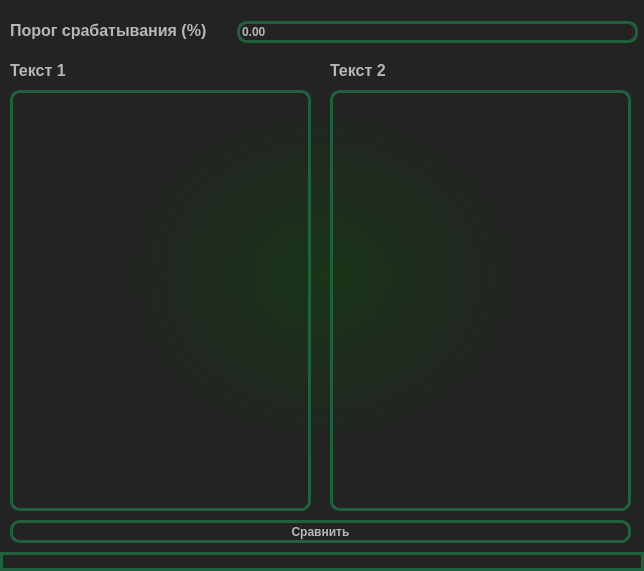
<?xml version="1.0" encoding="UTF-8"?>
<ui version="4.0">
 <class>MainWindow</class>
 <widget class="QMainWindow" name="MainWindow">
  <property name="geometry">
   <rect>
    <x>0</x>
    <y>0</y>
    <width>644</width>
    <height>571</height>
   </rect>
  </property>
  <property name="windowTitle">
   <string>Антиплагиат</string>
  </property>
  <property name="styleSheet">
   <string notr="true">background-color: qradialgradient(spread:pad, cx:0.5, cy:0.5, radius:0.5, fx:0.5, fy:0.5, stop:0 rgba(26, 53, 24, 255), stop:0.663158 rgba(35, 35, 35, 255));</string>
  </property>
  <widget class="QWidget" name="centralwidget">
   <widget class="QLabel" name="text1_label">
    <property name="geometry">
     <rect>
      <x>10</x>
      <y>60</y>
      <width>91</width>
      <height>21</height>
     </rect>
    </property>
    <property name="font">
     <font>
      <pointsize>12</pointsize>
      <weight>75</weight>
      <bold>true</bold>
     </font>
    </property>
    <property name="styleSheet">
     <string notr="true">background-color: none;
color: #b7b7b7</string>
    </property>
    <property name="text">
     <string>Текст 1</string>
    </property>
   </widget>
   <widget class="QPushButton" name="checkBtn">
    <property name="geometry">
     <rect>
      <x>10</x>
      <y>520</y>
      <width>621</width>
      <height>23</height>
     </rect>
    </property>
    <property name="font">
     <font>
      <weight>75</weight>
      <bold>true</bold>
     </font>
    </property>
    <property name="styleSheet">
     <string notr="true">QPushButton{
border: 3px solid #20603D;
border-radius: 10px;
background-color: none;
color: #b7b7b7;;
}
QPushButton:hover{
background-color: #1E5945;
}</string>
    </property>
    <property name="text">
     <string>Сравнить</string>
    </property>
   </widget>
   <widget class="QLabel" name="alert_label">
    <property name="geometry">
     <rect>
      <x>10</x>
      <y>20</y>
      <width>221</width>
      <height>21</height>
     </rect>
    </property>
    <property name="font">
     <font>
      <pointsize>12</pointsize>
      <weight>75</weight>
      <bold>true</bold>
      <underline>false</underline>
     </font>
    </property>
    <property name="styleSheet">
     <string notr="true">background-color: none;
color: #b7b7b7</string>
    </property>
    <property name="text">
     <string>Порог срабатывания (%)</string>
    </property>
   </widget>
   <widget class="QPlainTextEdit" name="text2">
    <property name="geometry">
     <rect>
      <x>330</x>
      <y>90</y>
      <width>301</width>
      <height>421</height>
     </rect>
    </property>
    <property name="font">
     <font>
      <weight>75</weight>
      <bold>true</bold>
     </font>
    </property>
    <property name="styleSheet">
     <string notr="true">background: rgba(0,0,0,0);
border-radius: 10px;
border: 3px solid #20603D;
color: #b7b7b7;
</string>
    </property>
   </widget>
   <widget class="QLabel" name="text2_label">
    <property name="geometry">
     <rect>
      <x>330</x>
      <y>60</y>
      <width>81</width>
      <height>21</height>
     </rect>
    </property>
    <property name="font">
     <font>
      <pointsize>12</pointsize>
      <weight>75</weight>
      <bold>true</bold>
     </font>
    </property>
    <property name="styleSheet">
     <string notr="true">background-color: none;
color: #b7b7b7</string>
    </property>
    <property name="text">
     <string>Текст 2</string>
    </property>
   </widget>
   <widget class="QPlainTextEdit" name="text1">
    <property name="geometry">
     <rect>
      <x>10</x>
      <y>90</y>
      <width>301</width>
      <height>421</height>
     </rect>
    </property>
    <property name="font">
     <font>
      <weight>75</weight>
      <bold>true</bold>
     </font>
    </property>
    <property name="styleSheet">
     <string notr="true">background: rgba(0,0,0,0);
border-radius: 10px;
border: 3px solid #20603D;
color: #b7b7b7;
</string>
    </property>
    <property name="plainText">
     <string/>
    </property>
   </widget>
   <widget class="QDoubleSpinBox" name="alert_value">
    <property name="geometry">
     <rect>
      <x>237</x>
      <y>21</y>
      <width>401</width>
      <height>22</height>
     </rect>
    </property>
    <property name="font">
     <font>
      <weight>75</weight>
      <bold>true</bold>
     </font>
    </property>
    <property name="styleSheet">
     <string notr="true">background: rgba(0,0,0,0);
border-radius: 10px;
border: 3px solid #20603D;
color: #b7b7b7;
</string>
    </property>
    <property name="maximum">
     <double>100.000000000000000</double>
    </property>
   </widget>
  </widget>
  <widget class="QStatusBar" name="statusbar">
   <property name="font">
    <font>
     <weight>75</weight>
     <bold>true</bold>
    </font>
   </property>
   <property name="styleSheet">
    <string notr="true">background: rgba(0,0,0,0);
border-radius: 10px;
border: 3px solid #20603D;
color: #b7b7b7;
</string>
   </property>
   <property name="sizeGripEnabled">
    <bool>false</bool>
   </property>
  </widget>
 </widget>
 <resources/>
 <connections/>
</ui>
